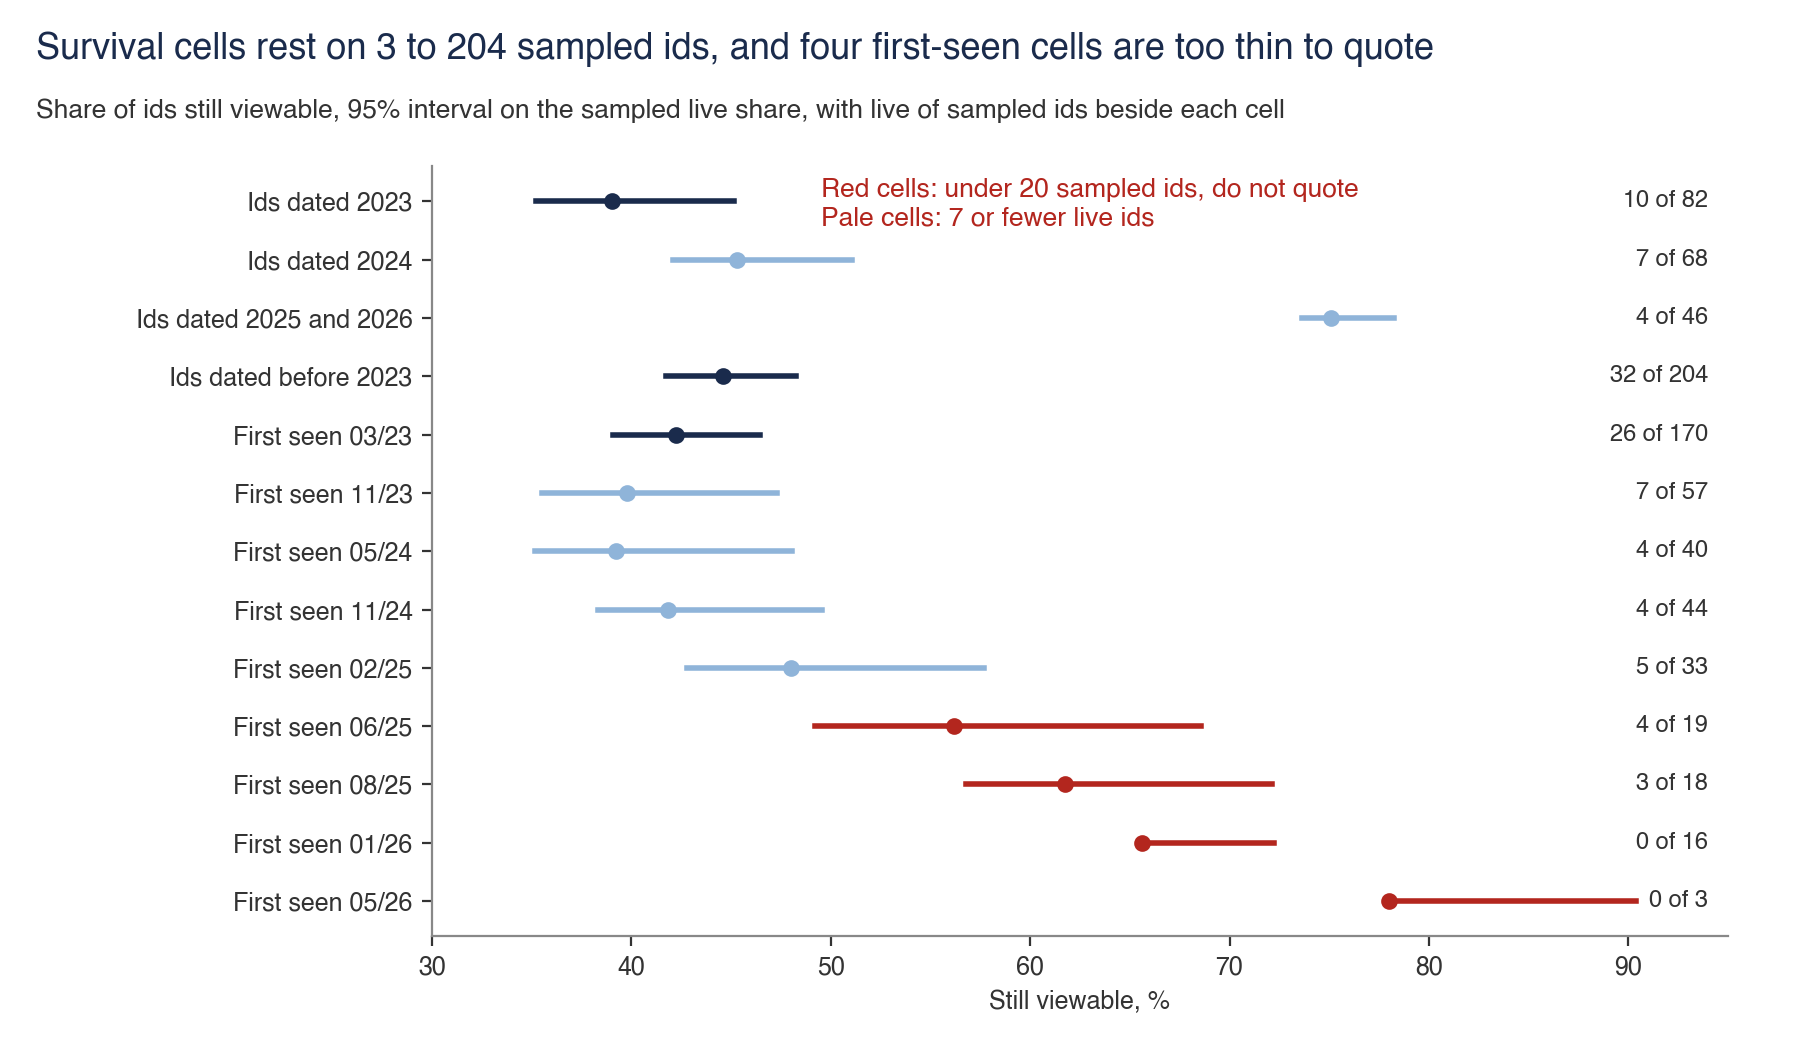

Write the Python code that produced this figure.
"""Survival by vintage. Each cell applies the live share of its sampled ids to the ids absent in November 2026, and ids still in the sitemap count in full."""
import pathlib, sys
import numpy as np, pandas as pd
sys.path.insert(0, str(pathlib.Path(__file__).resolve().parents[2]))
from evidence import *

H = here(__file__); R = {}
s = pd.read_csv(H / 'sampled_ids.csv'); g = pd.read_csv(H / 'ids_by_year_group.csv'); f = pd.read_csv(H / 'ids_by_first_snapshot.csv')
R['survival_sampled_ids'] = len(s); k = int(s.live.sum()); lo, hi = wilson(len(s) - k, len(s)); R['withdrawn_pct'] = 100 * (1 - k / len(s)); R['withdrawn_lo'] = 100 * lo; R['withdrawn_hi'] = 100 * hi
absent = g.absent.sum(); R['no_longer_viewable_pooled_m'] = absent * (1 - k / len(s)) / 1e6
rng = np.random.default_rng(3); tot = []; ks = [int(s[s.id_year_group == x].live.sum()) for x in g.id_year_group]; ns = [int((s.id_year_group == x).sum()) for x in g.id_year_group]
for _ in range(20000):
    gone = 0
    for a, kk, n in zip(g.absent, ks, ns): gone += a * (1 - rng.beta(kk + .5, n - kk + .5))
    tot.append(gone)
R['no_longer_viewable_lo_m'], R['no_longer_viewable_hi_m'] = [float(np.percentile(tot, q)) / 1e6 for q in (2.5, 97.5)]
rows = []
def cell(lab, ever, now, kk, n, key):
    ab = ever - now; l, h = wilson(kk, n); v = 100 * (now + ab * kk / n) / ever; a, b = 100 * (now + ab * l) / ever, 100 * (now + ab * h) / ever
    rows.append((lab, kk, n, v, a, b)); R[f'{key}_share'] = v; R[f'{key}_lo'] = a; R[f'{key}_hi'] = b; R[f'{key}_live'] = kk; R[f'{key}_n'] = n
for r_, kk, n in zip(g.itertuples(), ks, ns): cell('Ids dated ' + r_.id_year_group.replace('Before', 'before'), r_.ever, r_.now, kk, n, 'cell_' + r_.id_year_group.replace(' ', '_').lower())
for r_ in f.itertuples():
    t = s[s.first_snapshot == r_.first_snapshot]
    if len(t): cell(f'First seen {str(r_.first_snapshot)[4:]}/{str(r_.first_snapshot)[2:4]}', r_.ever, r_.in_nov_2026, int(t.live.sum()), len(t), f'first_{r_.first_snapshot}')
for key, age in (('cell_2023', 3.35), ('cell_2024', 2.35)):
    R[f'{key}_yearly_loss'] = 100 * (1 - (R[f'{key}_share'] / 100) ** (1 / age)); R[f'{key}_yearly_loss_lo'] = 100 * (1 - (R[f'{key}_hi'] / 100) ** (1 / age)); R[f'{key}_yearly_loss_hi'] = 100 * (1 - (R[f'{key}_lo'] / 100) ** (1 / age))
pd.DataFrame(rows, columns=['cell', 'live', 'sampled', 'viewable_pct', 'low', 'high']).round(1).to_csv(H / 'survival_cells.csv', index=False)
save(__file__, R)
fig = plt.figure(figsize=(9, 5.2)); titled(fig, 'Survival cells rest on 3 to 204 sampled ids, and four first-seen cells are too thin to quote', 'Share of ids still viewable, 95% interval on the sampled live share, with live of sampled ids beside each cell')
ax = fig.add_axes([0.24, 0.1, 0.72, 0.74]); yy = np.arange(len(rows))[::-1]
col = [RED if r_[2] < 20 else (BLUE if r_[1] <= 7 else NAVY) for r_ in rows]
for y_, r_, c_ in zip(yy, rows, col):
    ax.plot([r_[4], r_[5]], [y_, y_], color=c_, lw=2); ax.plot(r_[3], y_, 'o', color=c_, ms=5); ax.text(94, y_, f'{r_[1]} of {r_[2]}', va='center', ha='right', fontsize=8.5, color=INK)
ax.set_yticks(yy, [r_[0] for r_ in rows]); ax.set_xlim(30, 95); ax.set_xlabel('Still viewable, %')
callout(ax, 'Red cells: under 20 sampled ids, do not quote\nPale cells: 7 or fewer live ids', .30, .985)
finish(fig, __file__, 'survival.png')
